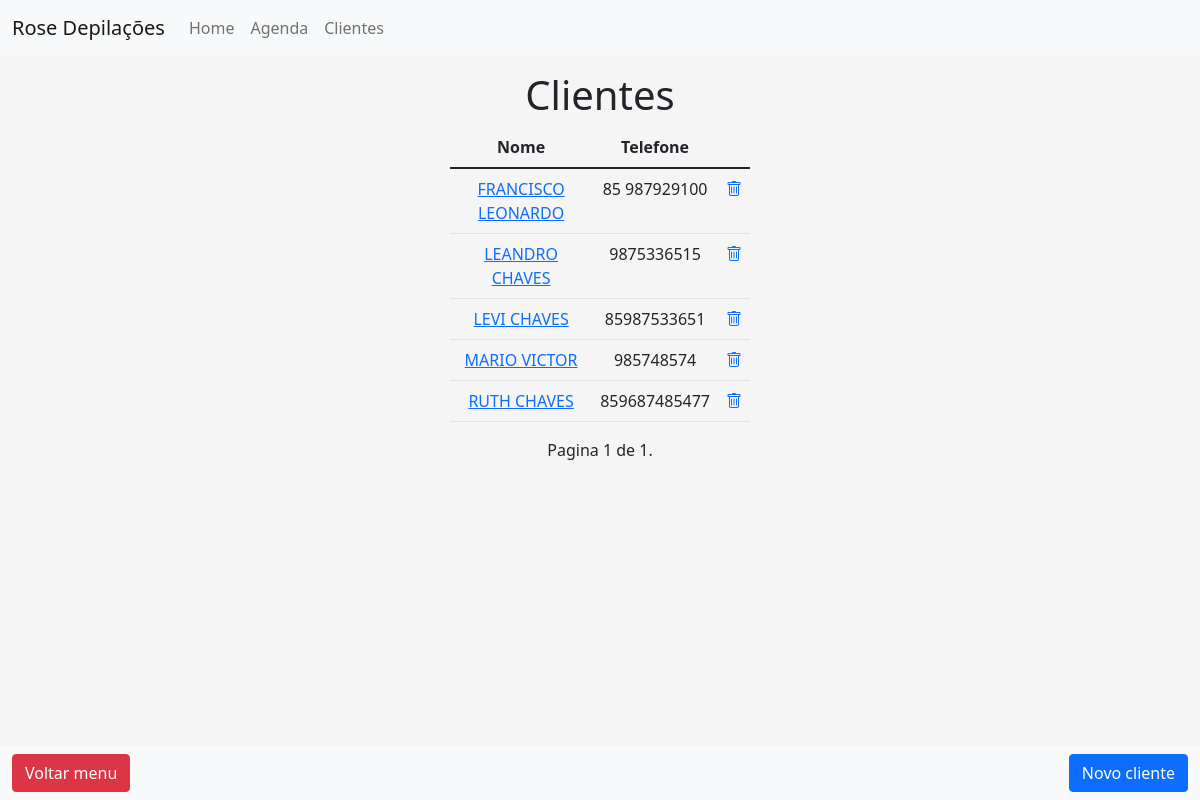
/clientes/list/, run on an earlier commit of the app's database.
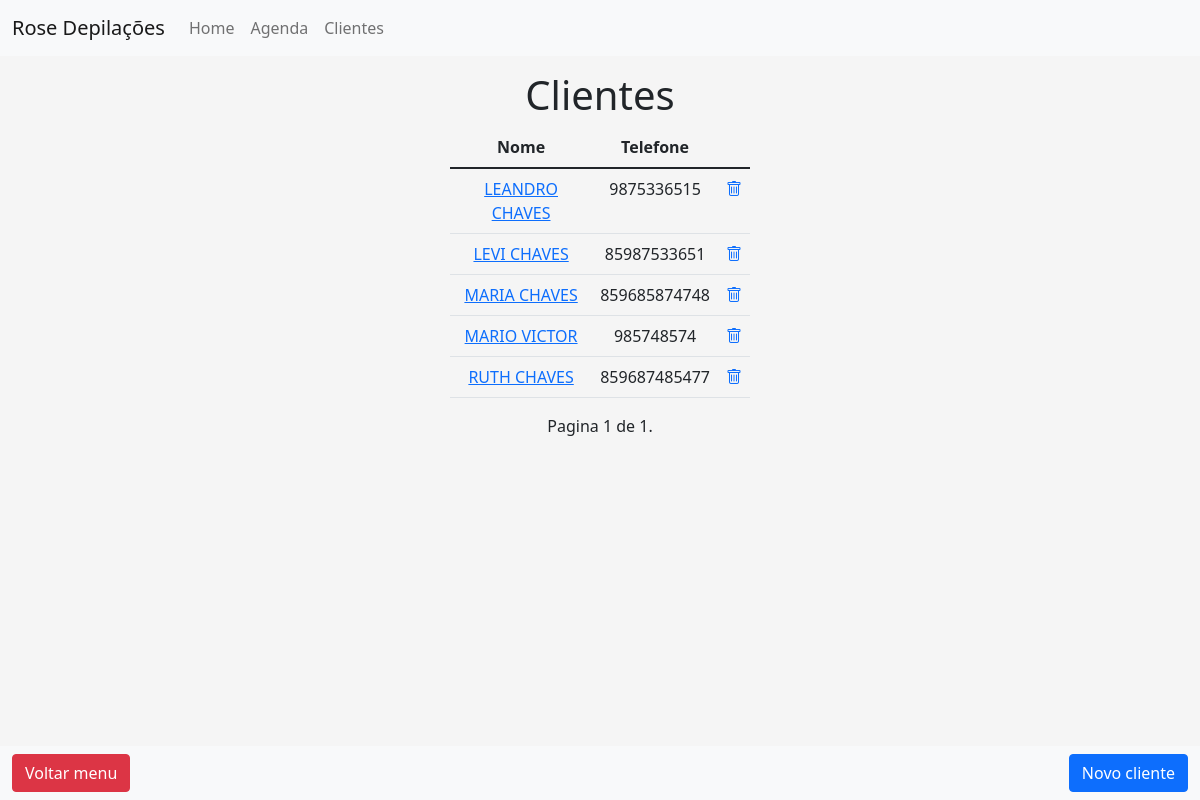
And on a later commit of the database.
### clientes/models.py (models this page shows, shortened)
class Cliente(models.Model):
    nome = models.CharField(verbose_name='Nome completo', max_length=50)
    data_nascimento = models.DateField(verbose_name='Data de nascimento',
        blank=True, null=True)
    endereco = models.CharField(verbose_name='Endereço', max_length=100,
        blank=True, null=True)
    telefone = models.CharField(verbose_name='Telefone', max_length=12,
        blank=True, null=True)

### clientes/views.py (the view)
# urls.py: path('list/', ListCliente.as_view(), name='list-cliente'),
class ListCliente(ListView):
    model = Cliente
    def get(self, request, *args, **kwargs):
        super().get(request, *args, **kwargs)
        clientes_list = Cliente.objects.all().order_by('nome')
        paginator = Paginator(clientes_list, 7)
        page = request.GET.get('page')
        clientes = paginator.get_page(page)
        return render(request, 'clientes/cliente_list.html',
            {'clientes': clientes})

### clientes/templates/clientes/cliente_list.html (shortened to what this page needs)
{% extends 'base.html' %}
{% block content %}
    <h1>Clientes</h1>
    <table class="table">
        <thead>
            <th>Nome</th>
            <th>Telefone</th>
        </thead>
        <tbody>
        {% for cliente in clientes %}
        <tr>
            <td><a href="{% url 'update-cliente' cliente.id %}">{{cliente.nome}}</a></td>
            <td>{{cliente.telefone}}</td>
            <td style="text-align: center;">
                <a href="{% url 'delete-cliente' cliente.id %}"><i class="bi bi-trash"></i></a>
            </td>
        </tr>
        {% endfor %}
        </tbody>
    </table>
    <nav class="navbar fixed-bottom navbar-light bg-light">
        <div class="container-fluid">
            <a href="{% url 'home' %}" class="btn btn-danger">Voltar menu</a>
            <a href="{% url 'create-cliente' %}" class="btn btn-primary">Novo cliente</a>
        </div>
    </nav>
    {% if clientes.number %}
    <div class="pagination">
        <span class="step-links" style="margin-left: auto; margin-right: auto;">
            <span class="current">
                Pagina {{ clientes.number }} de {{ clientes.paginator.num_pages }}.
            </span>
        </span>
    </div>
    {% endif %}
{% endblock content %}

What changed in the data, as far as the page shows it:
removed Cliente: nome "FRANCISCO LEONARDO", telefone "85 987929100"
added Cliente: nome "MARIA CHAVES", telefone "859685874748"
